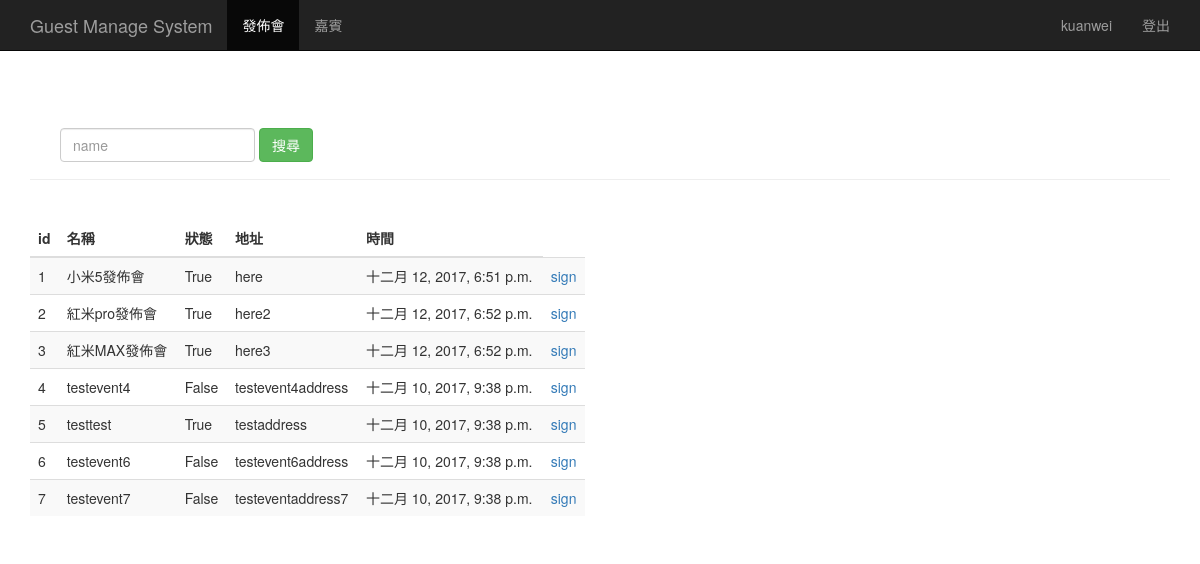
The page /event_manage/ (signed in) on the database its author committed.
### sign/models.py (models this page shows, shortened)
class Event(models.Model):
    name = models.CharField(max_length=100)            # 发布会标题
    limit = models.IntegerField()                      # 限制人数
    status = models.BooleanField()                     # 状态
    address = models.CharField(max_length=200)         # 地址
    start_time = models.DateTimeField('events time')   # 发布会时间
    create_time = models.DateTimeField(auto_now=True)  # 创建时间（自动获取当前时间）

### sign/views.py (the view)
# urls.py: url(r'^event_manage/$', views.event_manage),
@login_required
def event_manage(request):
	event_list = Event.objects.all()
	username = request.session.get('user', '')
	return render(request, "event_manage.html", {"user":username, "events": event_list})

### templates/event_manage.html (shortened to what this page needs)
<!DOCTYPE html>
<html>
<head>
	{% load bootstrap3 %}
	{% bootstrap_css %}
</head>
<body role="document">
	<nav class="navbar navbar-inverse navbar-fixed-top">
		<div class="container">
			<div class="navbar-header">
				<a class="navbar-brand" href="/event_manage/">Guest Manage System</a>
			</div>
			<div class="collapse navbar-collapse" id="navbar">
				<ul class="nav navbar-nav">
					<li class="active"><a href="#">發佈會</a></li>
					<li><a href="/guest_manage/">嘉賓</a></li>
				</ul>
				<ul class="nav navbar-nav navbar-right">
					<li><a href="/admin/">{{user}}</a></li>
					<li><a href="/logout/">登出</a></li>
				</ul>
			</div>
		</div>
	</nav>
	<div class="container">
		<div class="page-header" style="padding-top: 60px;">
			<div id="navbar" class="navbar-collapse collapse">
				<form class="navbar-form" method="get" action="/search_name/">
					<div class="form-group">
						<input type="text" name="name" placeholder="name" class="form-control">
					</div>
					<button type="submit" class="btn btn-success">搜尋</button>
				</form>
			</div>
		</div>
	</div>
	<section>
		<div class="container">
			 <div class="row">
				<div class="col-md-6">
					<table class="table table-striped">
						<thead>
							<tr>
								<th>id</th>
								<th>名稱</th>
								<th>狀態</th>
								<th>地址</th>
								<th>時間</th>
							</tr>
						</thead>
						<tbody>
							{% for event in events %}
							<tr>
								<td>{{ event.id }}</td>
								<td>{{ event.name }}</td>
								<td>{{ event.status }}</td>
								<td>{{ event.address }}</td>
								<td>{{ event.start_time }}</td>
								<td>
									<a href="/sign_index/{{event.id}}/" target="{{ event.id }}_blank">
										sign
									</a>
								</td>
							</tr>
							{% endfor%}
						</tbody>
					</table>
				</div>
			</div>
		</div>
	</section>
</body>
</html>

### rows shown on the page
Event: id "1", name "小米5發佈會", status "True", address "here", start_time "十二月 12, 2017, 6:51 p.m."
Event: id "2", name "紅米pro發佈會", status "True", address "here2", start_time "十二月 12, 2017, 6:52 p.m."
Event: id "3", name "紅米MAX發佈會", status "True", address "here3", start_time "十二月 12, 2017, 6:52 p.m."
Event: id "4", name "testevent4", status "False", address "testevent4address", start_time "十二月 10, 2017, 9:38 p.m."
Event: id "5", name "testtest", status "True", address "testaddress", start_time "十二月 10, 2017, 9:38 p.m."
Event: id "6", name "testevent6", status "False", address "testevent6address", start_time "十二月 10, 2017, 9:38 p.m."
Event: id "7", name "testevent7", status "False", address "testeventaddress7", start_time "十二月 10, 2017, 9:38 p.m."

### other values the page prints
{{ user }} "kuanwei"
